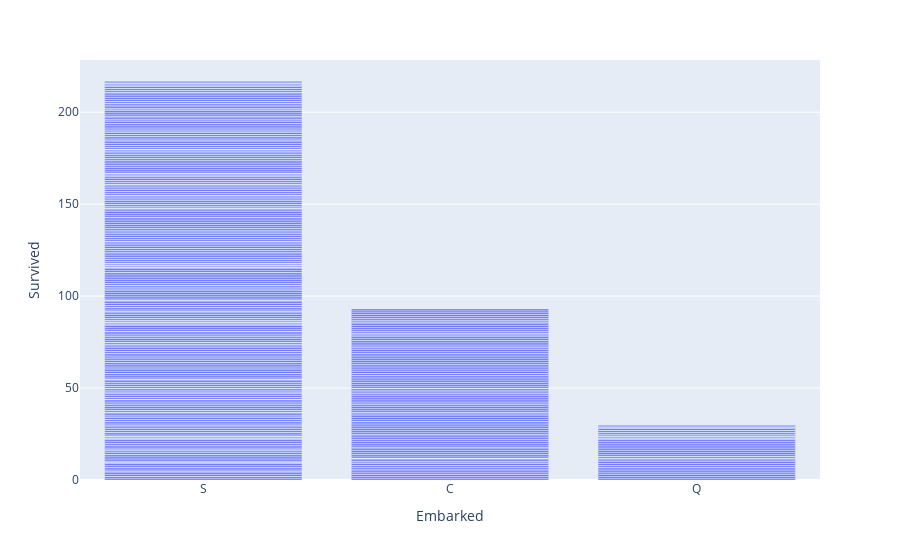

The cell this chart's notebook holds for it:
### Code cell
# px.bar(df_train, x='Sex', y='Survived')
px.bar(df_train, x='Embarked', y='Survived')

### Figure 1 — Plotly figure (JSON) as saved in the notebook; plotly's stock layout.template omitted (floating-point values rounded to 4 significant figures; data arrays with more than 128 entries replaced by an {"elided": "..."} marker saying what was removed)
{"data": [{"alignmentgroup": "True", "hovertemplate": "Embarked=%{x}<br>Survived=%{y}<extra></extra>", "legendgroup": "", "marker": {"color": "#636efa", "pattern": {"shape": ""}}, "name": "", "offsetgroup": "", "orientation": "v", "showlegend": false, "textposition": "auto", "type": "bar", "x": {"elided": "891 str values"}, "xaxis": "x", "y": {"elided": "891 int values"}, "yaxis": "y"}], "layout": {"barmode": "relative", "legend": {"tracegroupgap": 0}, "margin": {"t": 60}, "xaxis": {"anchor": "y", "domain": [0, 1], "title": {"text": "Embarked"}}, "yaxis": {"anchor": "x", "domain": [0, 1], "title": {"text": "Survived"}}}}
